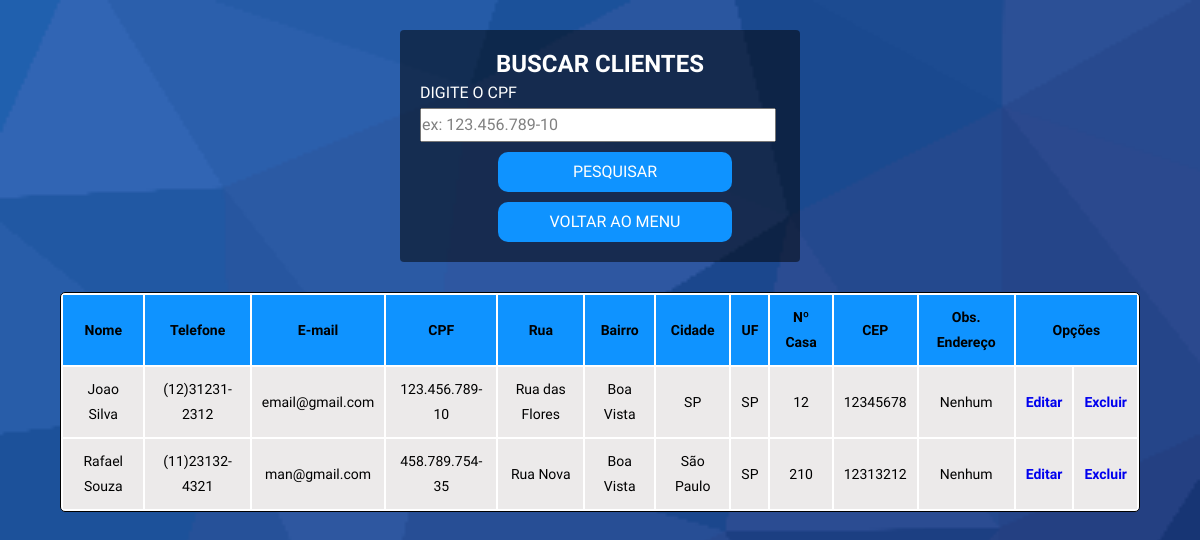
/cliente/mostrar_clientes.php (signed in), run on the app's committed database.
### tables this page shows
CREATE TABLE `tbl_clientes` (
  `id_clientes` int(10) UNSIGNED NOT NULL,
  `fk_endereco` int(10) UNSIGNED NOT NULL,
  `nome` varchar(100) NOT NULL,
  `telefone` varchar(14) NOT NULL,
  `email` varchar(80) DEFAULT NULL,
  `cpf` varchar(14) NOT NULL,
  `numero_casa` int(10) UNSIGNED DEFAULT NULL,
  `dados_adicionais_endereco` varchar(60) DEFAULT NULL
);

CREATE TABLE `tbl_endereco` (
  `id_endereco` int(10) UNSIGNED NOT NULL,
  `nome_rua` varchar(80) NOT NULL,
  `cep` int(10) UNSIGNED NOT NULL,
  `bairro` varchar(30) DEFAULT NULL,
  `cidade` varchar(30) NOT NULL,
  `uf` char(2) NOT NULL
);

### cliente/class/classe_cliente.php (called while the page is built, shortened)
<?php
Class Cliente{
    private $pdo;
    function __construct($dbname, $host, $user, $pass){
        try{
            $this->pdo = new PDO(
                "mysql:dbname=".$dbname.";host=".$host, $user, $pass
            );
        } catch (PDOException $e){
            echo "Erro no banco de dados ".$e->getMessage();
            exit();
        } catch (Exception $e){
            echo "Erro ".$e->getMessage();
            exit();
        }
    }
    public function buscarDados($cpf){
        $sql = "SELECT c.id_clientes, c.nome, c.telefone, c.email, c.cpf, e.nome_rua, e.bairro, e.cidade, e.uf, c.numero_casa, e.cep, c.dados_adicionais_endereco
                FROM tbl_clientes AS c INNER JOIN tbl_endereco AS e ON c.fk_endereco = e.id_endereco WHERE c.cpf LIKE :c ORDER BY c.id_clientes DESC;";
        $stmt = $this->pdo->prepare($sql);
        $stmt->bindParam(":c", $cpf);
        $stmt->execute();
        $result = $stmt->fetchAll(PDO::FETCH_ASSOC);
        return $result;
    }
}
?>

### cliente/mostrar_clientes.php (the view, shortened to what this page needs)
<?php
require_once 'class/classe_cliente.php';
$cliente = new Cliente("livrimdb","localhost","root","");
?>
<!DOCTYPE html>
<html lang="pt-br">
<head>
    <link rel="stylesheet" href="../css/estilo.css">
</head>
<body>
<?php
    if(isset($_POST['cpf']) && $_POST['cpf'] != ""){
        $cpf = addslashes($_POST['cpf']);
    }else{
        $cpf = addslashes('%%');
    }
?>
    <section id="centro">
        <form method="POST">
            <h2>BUSCAR CLIENTES</h2>
            <label for="cpf">DIGITE O CPF</label>
            <input type=text name="cpf" id="cpf" autocomplete="off" placeholder="ex: 123.456.789-10">
            <div id="botao">
                <input type="submit" value="PESQUISAR" class="botaoEnviar">
                <input type="button" value="VOLTAR AO MENU" onclick="location.href='../home'" class="botaoEnviar">
            </div>
        </form>
        <table>
            <tr id="titulo">
                <td>Nome</td>
                <td>Telefone</td>
                <td>E-mail</td>
                <td>CPF</td>
                <td>Rua</td>
                <td>Bairro</td>
                <td>Cidade</td>
                <td>UF</td>
                <td>Nº Casa</td>
                <td>CEP</td>
                <td>Obs. Endereço</td>
                <td colspan=2>Opções</td>
            </tr>
        <?php
            $dados = $cliente->buscarDados($cpf);
            if(count($dados)>0){
                for($i=0; $i < count($dados); $i++){
                    echo "<tr>";
                    foreach($dados[$i] as $k => $v){
                        if($k != "id_clientes"){
                            echo "<td>".$v."</td>";
                        }
                    }
        ?>
                    <td class="excluirEditar"><a href="atualizar_cliente.php?id_up=<?php echo $dados[$i]['id_clientes'];?>">Editar</a></td>
                    <td class="excluirEditar"><a href="mostrar_clientes.php?id=<?php echo $dados[$i]['id_clientes'];?>">Excluir</a></td>
        <?php
                    echo "</tr>";
                }
            }else{
                echo "<center><p style='color:white;'>Nada encontrado no banco de dados.</p></center>";
            }
        ?>
        </table>
    </section>
</body>
</html>

### css/estilo.css (style rules this page uses)
* { padding: 0px; margin: 0px; font-family: Balsamiq Sans; }
#centro { margin: auto; width: 100%; }
table { font-size: 14px; width: 90%; margin: 20px auto; border: 1px solid black; line-height: 25px; background-color: white; border-radius: 5px; }
tr#titulo { text-align: center; font-weight: bold; background-color: #0f93ff; border-radius: 2px; }
tr { background-color: rgb(218, 213, 213, 0.5); text-align: center; border-radius: 2px; }
td { padding: 10px; }
body { background-image: url(../img/bgLivros.png); background-size: cover; margin: 0px; }
h2 { text-align: center; color: white; }
a:link { text-decoration: none; font-weight: bold; border-width: 4px; text-align: center; }
label, input { display: block; line-height: 30px; outline: none; font-size: 12pt; width: 99%; color:#fff; }
form { width: 30%; background: rgba(0, 0, 0, 0.5); padding: 20px; margin: 30px auto; border-radius: 4px; }
input[type=text], input[type=number], input[type=email], input[type=password] { color: black; }
#botao { text-align: center ; margin-top:10px; }
.botaoEnviar { border: none; background:none; outline: none; color: #fff; background:#0f93ff; padding: 5px; margin-top: 10px; cursor: pointer; width: 65%; margin-left: 78px; border-radius: 10px; }

### data on the page
tbl_clientes: nome "Joao Silva", telefone "(12)31231-2312", email "email@gmail.com", cpf "123.456.789-10", fk_endereco.nome_rua "Rua das Flores", fk_endereco.bairro "Boa Vista", fk_endereco.cidade "SP", fk_endereco.uf "SP", numero_casa "12", fk_endereco.cep "12345678", dados_adicionais_endereco "Nenhum"
tbl_clientes: nome "Rafael Souza", telefone "(11)23132-4321", email "man@gmail.com", cpf "458.789.754-35", fk_endereco.nome_rua "Rua Nova", fk_endereco.bairro "Boa Vista", fk_endereco.cidade "São Paulo", fk_endereco.uf "SP", numero_casa "210", fk_endereco.cep "12313212", dados_adicionais_endereco "Nenhum"
